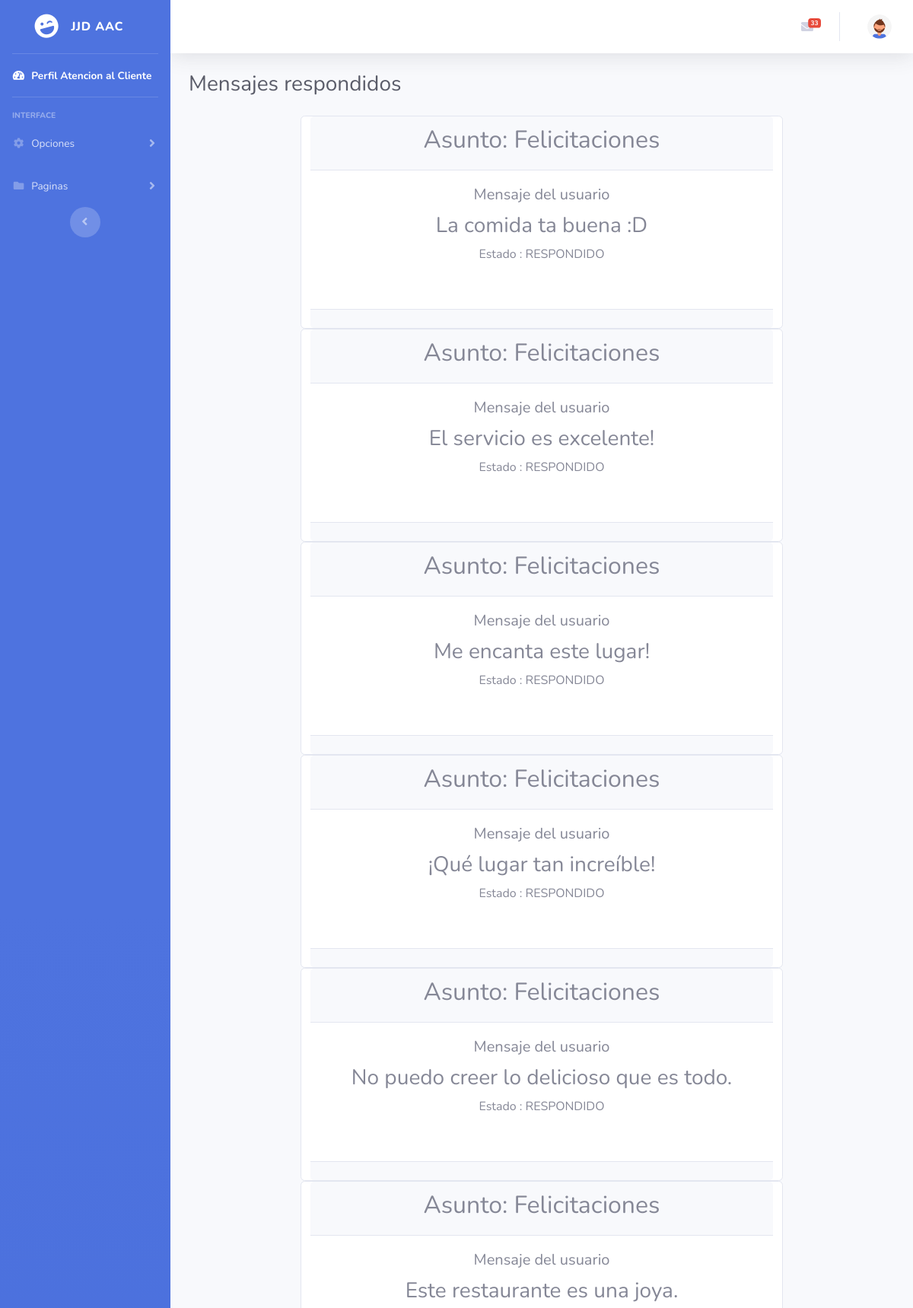
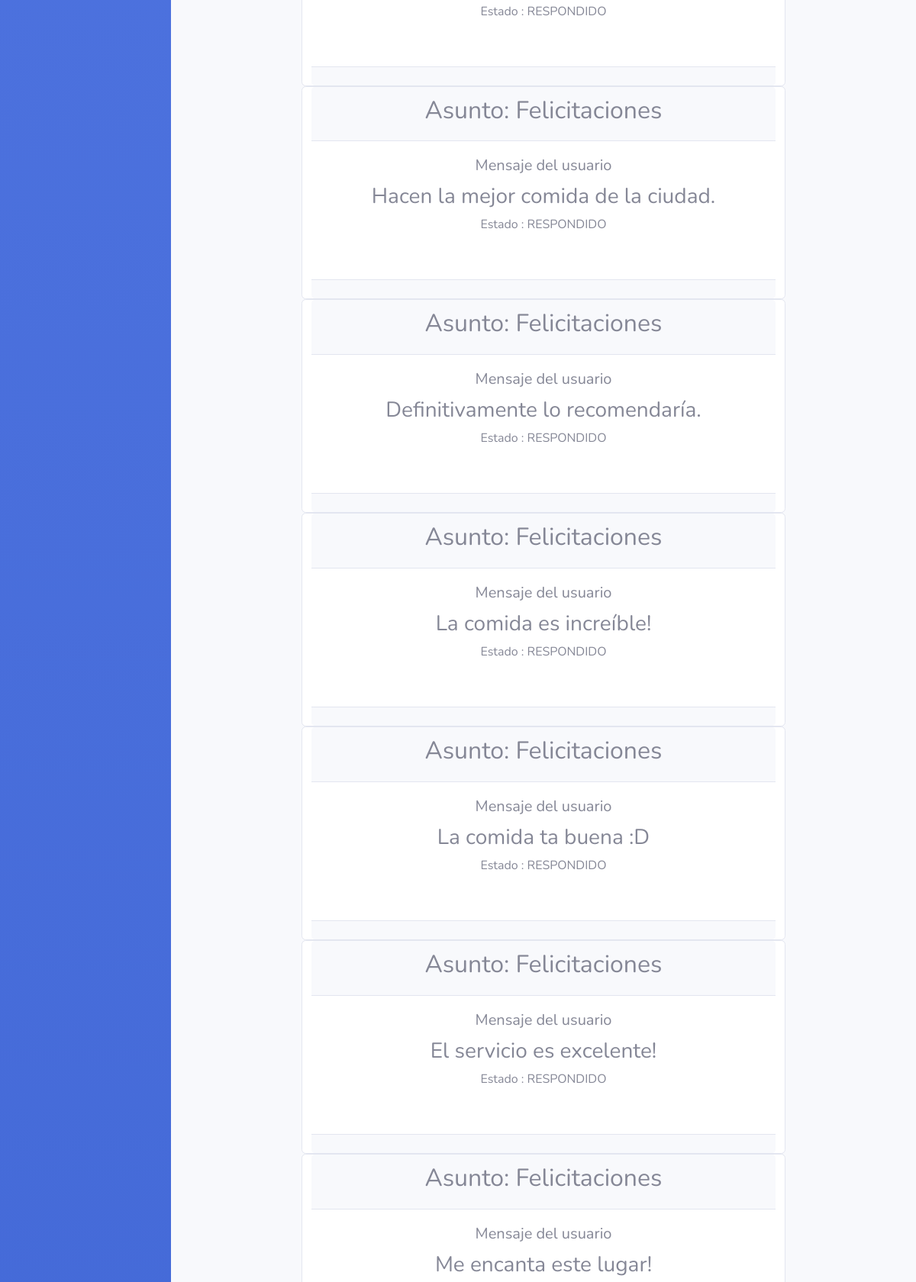
The page /Recursos-humanos/men_res.php (signed in, upper part) on the database its author committed (2 pictures, top to bottom).
### tables this page shows
CREATE TABLE `mensajes` (
  `id` int(11) NOT NULL,
  `id_mensaje` int(11) NOT NULL,
  `Asunto` varchar(45) NOT NULL,
  `mensaje` varchar(100) NOT NULL,
  `fecha` varchar(200) NOT NULL,
  `estado` int(11) NOT NULL
);

### Recursos-humanos/men_res.php (the view, shortened to what this page needs)
<?php require_once "vistas/parte_superior.php" ?>
                <div class="container-fluid">
                    <div class="d-sm-flex align-items-center justify-content-between mb-4">
                        <h1 class="h3 mb-0 text-gray-800">Mensajes respondidos</h1>
                    </div>
                    <div class="row">
                        <?php
                  $consulta = "SELECT * FROM mensajes";
                  $conexion = mysqli_connect("localhost","root","","jjd-food");
                  $resultado = mysqli_query($conexion, $consulta);
                  while ($Datos = mysqli_fetch_array($resultado)) {
                  $id_men = $Datos[1];
                  if ($Datos[5]== 1) {
                    ?>
                    <div class="card text-center mx-auto col-8">
                    <div class="card-header">
                    <h2>Asunto: <?php echo $Datos[2]?></h2>
                    </div>
                    <div class="card-body">
                        <h5 class="card-title"><?php echo "Mensaje del usuario";?></h5>
                        <h3 class="card-text"> <?php echo $Datos[3]?></h3>
                        <form action="validar.php?id_res=<?php echo $id_men?>" method="post">
                        <p>Estado : RESPONDIDO</p>
                        <br>
                        </form>
                    </div>
                    <div class="card-footer text-muted">
                    </div>
                    </div>
                    <?php
                   }
                  }
                   ?>
                    </div>
                </div>
                <?php require_once "vistas/parte_inferior.php" ?>

### rows shown on the page
mensajes: Asunto "Felicitaciones", mensaje "La comida ta buena :D"
mensajes: Asunto "Felicitaciones", mensaje "El servicio es excelente!"
mensajes: Asunto "Felicitaciones", mensaje "Me encanta este lugar!"
mensajes: Asunto "Felicitaciones", mensaje "¡Qué lugar tan increíble!"
mensajes: Asunto "Felicitaciones", mensaje "No puedo creer lo delicioso que es todo."
mensajes: Asunto "Felicitaciones", mensaje "Este restaurante es una joya."
mensajes: Asunto "Felicitaciones", mensaje "Hacen la mejor comida de la ciudad."
mensajes: Asunto "Felicitaciones", mensaje "Definitivamente lo recomendaría."
mensajes: Asunto "Felicitaciones", mensaje "La comida es increíble!"
mensajes: Asunto "Felicitaciones", mensaje "La comida ta buena :D"
mensajes: Asunto "Felicitaciones", mensaje "El servicio es excelente!"
mensajes: Asunto "Felicitaciones", mensaje "Me encanta este lugar!"

### other values the page prints
$mensajes[0] "33"
